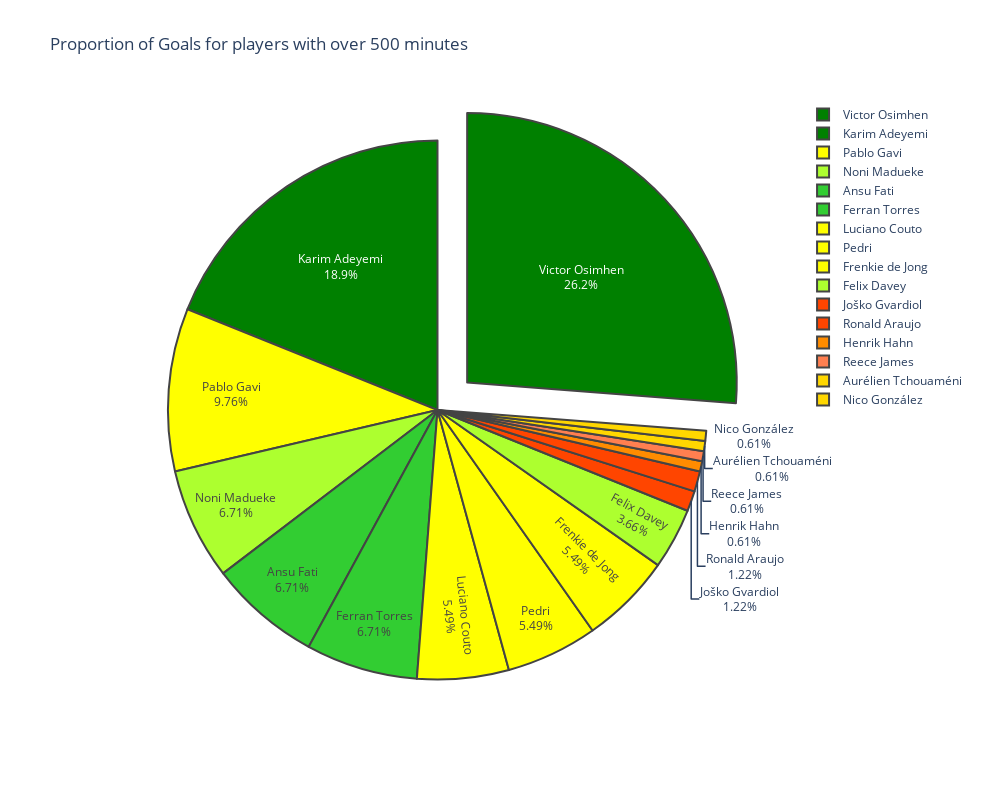
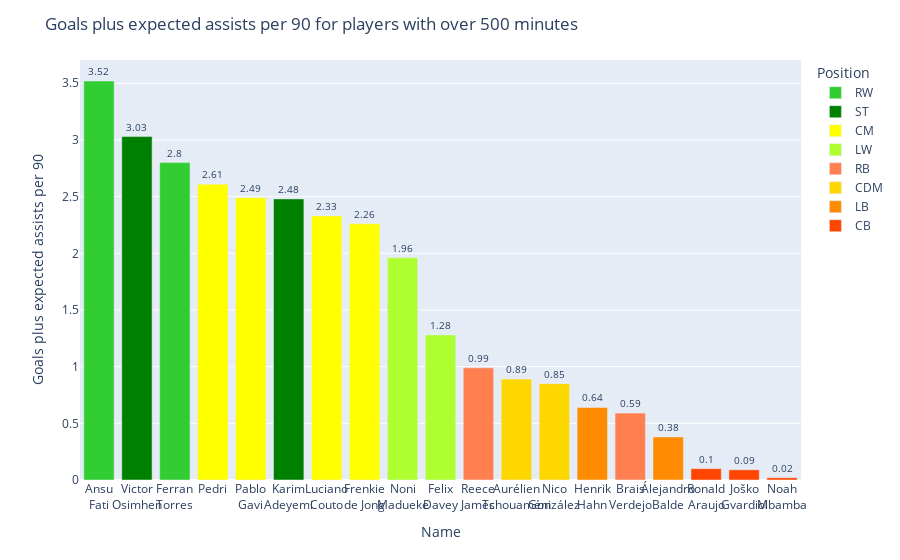
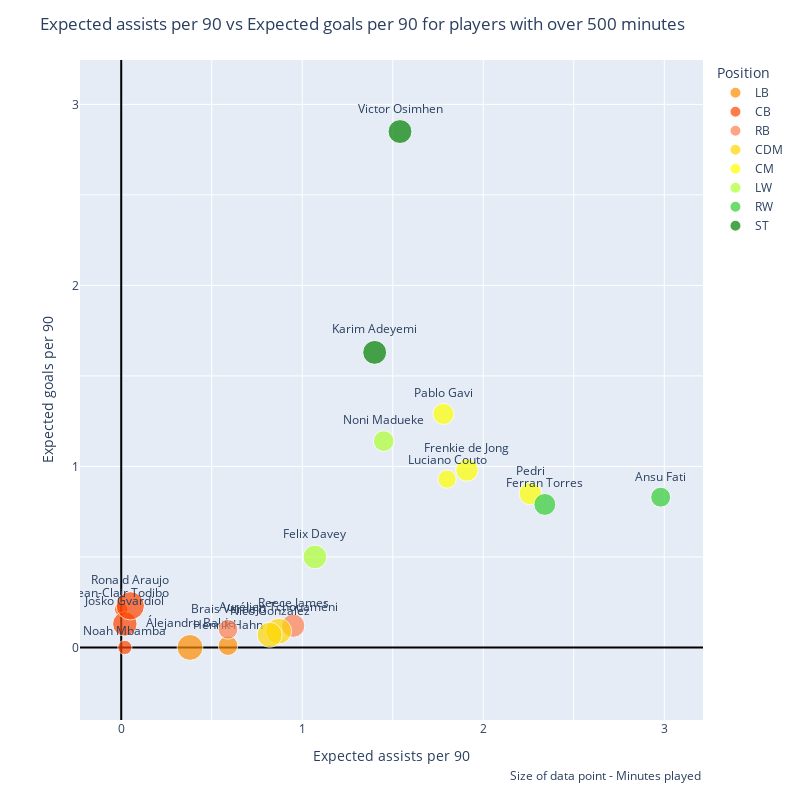
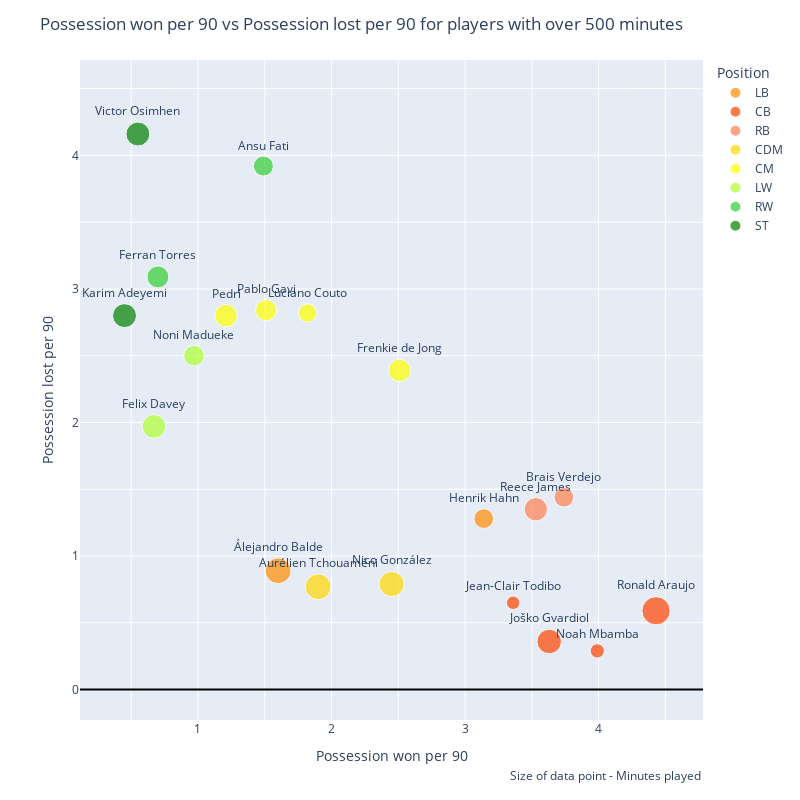

The notebook cell saved with these charts, in order:
### Markdown cell above
### Example graph outputs

### Code cell
pie_chart('Goals', pull_out=1, width=1000)
bar_plot('Goals+xAp90')
diverging_bars('xGp90')
scatter_chart('xAp90', 'xGp90')
scatter_chart('PossessionWonp90', 'PossessionLostp90')
scatter_chart('PossessionWonp90', 'Goals+xAp90')
grouped_bar('Goalsp90', 'xGp90')
bar_plot('PossessionWonp90')

### Figure 1 — Plotly figure (JSON) as saved in the notebook; plotly's stock layout.template omitted (floating-point values rounded to 4 significant figures)
{"data": [{"hovertext": ["Position - ST<br>Minutes played - 2595", "Position - ST<br>Minutes played - 2603", "Position - CM<br>Minutes played - 2029", "Position - LW<br>Minutes played - 1947", "Position - RW<br>Minutes played - 1816", "Position - RW<br>Minutes played - 2185", "Position - CM<br>Minutes played - 1533", "Position - CM<br>Minutes played - 2313", "Position - CM<br>Minutes played - 2294", "Position - LW<br>Minutes played - 2559", "Position - CB<br>Minutes played - 2725", "Position - CB<br>Minutes played - 3633", "Position - LB<br>Minutes played - 1751", "Position - RB<br>Minutes played - 2473", "Position - CDM<br>Minutes played - 3037", "Position - CDM<br>Minutes played - 2864"], "labels": ["Victor Osimhen", "Karim Adeyemi", "Pablo Gavi", "Noni Madueke", "Ansu Fati", "Ferran Torres", "Luciano Couto", "Pedri", "Frenkie de Jong", "Felix Davey", "Joško Gvardiol", "Ronald Araujo", "Henrik Hahn", "Reece James", "Aurélien Tchouaméni", "Nico González"], "marker": {"colors": ["green", "green", "yellow", "greenyellow", "limegreen", "limegreen", "yellow", "yellow", "yellow", "greenyellow", "orangered", "orangered", "darkorange", "coral", "gold", "gold"], "line": {"width": 2}}, "pull": [0.15, 0, 0, 0, 0, 0, 0, 0, 0, 0, 0, 0, 0, 0, 0, 0], "textinfo": "label+percent", "type": "pie", "values": [43, 31, 16, 11, 11, 11, 9, 9, 9, 6, 2, 2, 1, 1, 1, 1]}], "layout": {"height": 800, "title": {"text": "Proportion of Goals for players with over 500 minutes"}, "width": 1000}}

### Figure 2 — Plotly figure (JSON) as saved in the notebook; plotly's stock layout.template omitted (floating-point values rounded to 4 significant figures)
{"data": [{"alignmentgroup": "True", "cliponaxis": false, "customdata": [[1816], [2185]], "hovertemplate": "Position=RW<br>Name=%{x}<br>Goals plus expected assists per 90=%{y}<br>MinutesPlayed=%{customdata[0]}<extra></extra>", "legendgroup": "RW", "marker": {"color": "limegreen", "pattern": {"shape": ""}}, "name": "RW", "offsetgroup": "RW", "orientation": "v", "showlegend": true, "textfont": {"size": 10}, "textposition": "outside", "texttemplate": "%{y}", "type": "bar", "x": ["Ansu<br>Fati", "Ferran<br>Torres"], "xaxis": "x", "y": [3.52, 2.8], "yaxis": "y"}, {"alignmentgroup": "True", "cliponaxis": false, "customdata": [[2595], [2603]], "hovertemplate": "Position=ST<br>Name=%{x}<br>Goals plus expected assists per 90=%{y}<br>MinutesPlayed=%{customdata[0]}<extra></extra>", "legendgroup": "ST", "marker": {"color": "green", "pattern": {"shape": ""}}, "name": "ST", "offsetgroup": "ST", "orientation": "v", "showlegend": true, "textfont": {"size": 10}, "textposition": "outside", "texttemplate": "%{y}", "type": "bar", "x": ["Victor<br>Osimhen", "Karim<br>Adeyemi"], "xaxis": "x", "y": [3.03, 2.48], "yaxis": "y"}, {"alignmentgroup": "True", "cliponaxis": false, "customdata": [[2313], [2029], [1533], [2294]], "hovertemplate": "Position=CM<br>Name=%{x}<br>Goals plus expected assists per 90=%{y}<br>MinutesPlayed=%{customdata[0]}<extra></extra>", "legendgroup": "CM", "marker": {"color": "yellow", "pattern": {"shape": ""}}, "name": "CM", "offsetgroup": "CM", "orientation": "v", "showlegend": true, "textfont": {"size": 10}, "textposition": "outside", "texttemplate": "%{y}", "type": "bar", "x": ["Pedri", "Pablo<br>Gavi", "Luciano<br>Couto", "Frenkie<br>de Jong"], "xaxis": "x", "y": [2.61, 2.49, 2.33, 2.26], "yaxis": "y"}, {"alignmentgroup": "True", "cliponaxis": false, "customdata": [[1947], [2559]], "hovertemplate": "Position=LW<br>Name=%{x}<br>Goals plus expected assists per 90=%{y}<br>MinutesPlayed=%{customdata[0]}<extra></extra>", "legendgroup": "LW", "marker": {"color": "greenyellow", "pattern": {"shape": ""}}, "name": "LW", "offsetgroup": "LW", "orientation": "v", "showlegend": true, "textfont": {"size": 10}, "textposition": "outside", "texttemplate": "%{y}", "type": "bar", "x": ["Noni<br>Madueke", "Felix<br>Davey"], "xaxis": "x", "y": [1.96, 1.28], "yaxis": "y"}, {"alignmentgroup": "True", "cliponaxis": false, "customdata": [[2473], [1756]], "hovertemplate": "Position=RB<br>Name=%{x}<br>Goals plus expected assists per 90=%{y}<br>MinutesPlayed=%{customdata[0]}<extra></extra>", "legendgroup": "RB", "marker": {"color": "coral", "pattern": {"shape": ""}}, "name": "RB", "offsetgroup": "RB", "orientation": "v", "showlegend": true, "textfont": {"size": 10}, "textposition": "outside", "texttemplate": "%{y}", "type": "bar", "x": ["Reece<br>James", "Brais<br>Verdejo"], "xaxis": "x", "y": [0.99, 0.59], "yaxis": "y"}, {"alignmentgroup": "True", "cliponaxis": false, "customdata": [[3037], [2864]], "hovertemplate": "Position=CDM<br>Name=%{x}<br>Goals plus expected assists per 90=%{y}<br>MinutesPlayed=%{customdata[0]}<extra></extra>", "legendgroup": "CDM", "marker": {"color": "gold", "pattern": {"shape": ""}}, "name": "CDM", "offsetgroup": "CDM", "orientation": "v", "showlegend": true, "textfont": {"size": 10}, "textposition": "outside", "texttemplate": "%{y}", "type": "bar", "x": ["Aurélien<br>Tchouaméni", "Nico<br>González"], "xaxis": "x", "y": [0.89, 0.85], "yaxis": "y"}, {"alignmentgroup": "True", "cliponaxis": false, "customdata": [[1751], [3043]], "hovertemplate": "Position=LB<br>Name=%{x}<br>Goals plus expected assists per 90=%{y}<br>MinutesPlayed=%{customdata[0]}<extra></extra>", "legendgroup": "LB", "marker": {"color": "darkorange", "pattern": {"shape": ""}}, "name": "LB", "offsetgroup": "LB", "orientation": "v", "showlegend": true, "textfont": {"size": 10}, "textposition": "outside", "texttemplate": "%{y}", "type": "bar", "x": ["Henrik<br>Hahn", "Álejandro<br>Balde"], "xaxis": "x", "y": [0.64, 0.38], "yaxis": "y"}, {"alignmentgroup": "True", "cliponaxis": false, "customdata": [[3633], [2725], [924]], "hovertemplate": "Position=CB<br>Name=%{x}<br>Goals plus expected assists per 90=%{y}<br>MinutesPlayed=%{customdata[0]}<extra></extra>", "legendgroup": "CB", "marker": {"color": "orangered", "pattern": {"shape": ""}}, "name": "CB", "offsetgroup": "CB", "orientation": "v", "showlegend": true, "textfont": {"size": 10}, "textposition": "outside", "texttemplate": "%{y}", "type": "bar", "x": ["Ronald<br>Araujo", "Joško<br>Gvardiol", "Noah<br>Mbamba"], "xaxis": "x", "y": [0.1, 0.09, 0.02], "yaxis": "y"}], "layout": {"barmode": "relative", "legend": {"title": {"text": "Position"}, "tracegroupgap": 0}, "margin": {"t": 60}, "title": {"text": "Goals plus expected assists per 90 for players with over 500 minutes"}, "xaxis": {"anchor": "y", "categoryorder": "min descending", "domain": [0, 1], "tickangle": 0, "title": {"text": "Name"}}, "yaxis": {"anchor": "x", "domain": [0, 1], "title": {"text": "Goals plus expected assists per 90"}}}}

### Figure 3 — Plotly figure (JSON) as saved in the notebook; plotly's stock layout.template omitted (floating-point values rounded to 4 significant figures)
{"data": [{"customdata": [["Álejandro Balde"], ["Henrik Hahn"]], "hovertemplate": "Position=LB<br>Expected assists per 90=%{x}<br>Expected goals per 90=%{y}<br>Minutes played=%{marker.size}<br>Name=%{customdata[0]}<extra></extra>", "legendgroup": "LB", "marker": {"color": "darkorange", "size": [3043, 1751], "sizemode": "area", "sizeref": 9.082, "symbol": "circle"}, "mode": "markers+text", "name": "LB", "orientation": "v", "showlegend": true, "text": ["Álejandro Balde", "Henrik Hahn"], "textposition": "top center", "type": "scatter", "x": [0.38, 0.59], "xaxis": "x", "y": [0, 0.01], "yaxis": "y"}, {"customdata": [["Jean-Clair Todibo"], ["Joško Gvardiol"], ["Ronald Araujo"], ["Noah Mbamba"]], "hovertemplate": "Position=CB<br>Expected assists per 90=%{x}<br>Expected goals per 90=%{y}<br>Minutes played=%{marker.size}<br>Name=%{customdata[0]}<extra></extra>", "legendgroup": "CB", "marker": {"color": "orangered", "size": [830, 2725, 3633, 924], "sizemode": "area", "sizeref": 9.082, "symbol": "circle"}, "mode": "markers+text", "name": "CB", "orientation": "v", "showlegend": true, "text": ["Jean-Clair Todibo", "Joško Gvardiol", "Ronald Araujo", "Noah Mbamba"], "textposition": "top center", "type": "scatter", "x": [0, 0.02, 0.05, 0.02], "xaxis": "x", "y": [0.21, 0.13, 0.23, 0], "yaxis": "y"}, {"customdata": [["Reece James"], ["Brais Verdejo"]], "hovertemplate": "Position=RB<br>Expected assists per 90=%{x}<br>Expected goals per 90=%{y}<br>Minutes played=%{marker.size}<br>Name=%{customdata[0]}<extra></extra>", "legendgroup": "RB", "marker": {"color": "coral", "size": [2473, 1756], "sizemode": "area", "sizeref": 9.082, "symbol": "circle"}, "mode": "markers+text", "name": "RB", "orientation": "v", "showlegend": true, "text": ["Reece James", "Brais Verdejo"], "textposition": "top center", "type": "scatter", "x": [0.95, 0.59], "xaxis": "x", "y": [0.12, 0.1], "yaxis": "y"}, {"customdata": [["Aurélien Tchouaméni"], ["Nico González"]], "hovertemplate": "Position=CDM<br>Expected assists per 90=%{x}<br>Expected goals per 90=%{y}<br>Minutes played=%{marker.size}<br>Name=%{customdata[0]}<extra></extra>", "legendgroup": "CDM", "marker": {"color": "gold", "size": [3037, 2864], "sizemode": "area", "sizeref": 9.082, "symbol": "circle"}, "mode": "markers+text", "name": "CDM", "orientation": "v", "showlegend": true, "text": ["Aurélien Tchouaméni", "Nico González"], "textposition": "top center", "type": "scatter", "x": [0.87, 0.82], "xaxis": "x", "y": [0.09, 0.07], "yaxis": "y"}, {"customdata": [["Luciano Couto"], ["Pablo Gavi"], ["Pedri"], ["Frenkie de Jong"]], "hovertemplate": "Position=CM<br>Expected assists per 90=%{x}<br>Expected goals per 90=%{y}<br>Minutes played=%{marker.size}<br>Name=%{customdata[0]}<extra></extra>", "legendgroup": "CM", "marker": {"color": "yellow", "size": [1533, 2029, 2313, 2294], "sizemode": "area", "sizeref": 9.082, "symbol": "circle"}, "mode": "markers+text", "name": "CM", "orientation": "v", "showlegend": true, "text": ["Luciano Couto", "Pablo Gavi", "Pedri", "Frenkie de Jong"], "textposition": "top center", "type": "scatter", "x": [1.8, 1.78, 2.26, 1.91], "xaxis": "x", "y": [0.93, 1.29, 0.85, 0.98], "yaxis": "y"}, {"customdata": [["Felix Davey"], ["Noni Madueke"]], "hovertemplate": "Position=LW<br>Expected assists per 90=%{x}<br>Expected goals per 90=%{y}<br>Minutes played=%{marker.size}<br>Name=%{customdata[0]}<extra></extra>", "legendgroup": "LW", "marker": {"color": "greenyellow", "size": [2559, 1947], "sizemode": "area", "sizeref": 9.082, "symbol": "circle"}, "mode": "markers+text", "name": "LW", "orientation": "v", "showlegend": true, "text": ["Felix Davey", "Noni Madueke"], "textposition": "top center", "type": "scatter", "x": [1.07, 1.45], "xaxis": "x", "y": [0.5, 1.14], "yaxis": "y"}, {"customdata": [["Ansu Fati"], ["Ferran Torres"]], "hovertemplate": "Position=RW<br>Expected assists per 90=%{x}<br>Expected goals per 90=%{y}<br>Minutes played=%{marker.size}<br>Name=%{customdata[0]}<extra></extra>", "legendgroup": "RW", "marker": {"color": "limegreen", "size": [1816, 2185], "sizemode": "area", "sizeref": 9.082, "symbol": "circle"}, "mode": "markers+text", "name": "RW", "orientation": "v", "showlegend": true, "text": ["Ansu Fati", "Ferran Torres"], "textposition": "top center", "type": "scatter", "x": [2.98, 2.34], "xaxis": "x", "y": [0.83, 0.79], "yaxis": "y"}, {"customdata": [["Karim Adeyemi"], ["Victor Osimhen"]], "hovertemplate": "Position=ST<br>Expected assists per 90=%{x}<br>Expected goals per 90=%{y}<br>Minutes played=%{marker.size}<br>Name=%{customdata[0]}<extra></extra>", "legendgroup": "ST", "marker": {"color": "green", "size": [2603, 2595], "sizemode": "area", "sizeref": 9.082, "symbol": "circle"}, "mode": "markers+text", "name": "ST", "orientation": "v", "showlegend": true, "text": ["Karim Adeyemi", "Victor Osimhen"], "textposition": "top center", "type": "scatter", "x": [1.4, 1.54], "xaxis": "x", "y": [1.63, 2.85], "yaxis": "y"}], "layout": {"annotations": [{"showarrow": false, "text": "Size of data point - Minutes played", "x": 1, "xanchor": "right", "xref": "paper", "xshift": 0, "y": -0.1, "yanchor": "auto", "yref": "paper", "yshift": 0}], "height": 800, "legend": {"itemsizing": "constant", "title": {"text": "Position"}, "tracegroupgap": 0}, "margin": {"t": 60}, "title": {"text": "Expected assists per 90 vs Expected goals per 90 for players with over 500 minutes"}, "width": 800, "xaxis": {"anchor": "y", "domain": [0, 1], "dtick": 0.5, "scaleanchor": "y", "scaleratio": 1, "tick0": 0, "ticklabelstep": 2, "title": {"text": "Expected assists per 90"}, "zeroline": true, "zerolinecolor": "Black", "zerolinewidth": 2}, "yaxis": {"anchor": "x", "domain": [0, 1], "dtick": 0.5, "scaleanchor": "x", "scaleratio": 1, "tick0": 0, "ticklabelstep": 2, "title": {"text": "Expected goals per 90"}, "zeroline": true, "zerolinecolor": "Black", "zerolinewidth": 2}}}

### Figure 4 — Plotly figure (JSON) as saved in the notebook; plotly's stock layout.template omitted (floating-point values rounded to 4 significant figures)
{"data": [{"customdata": [["Álejandro Balde"], ["Henrik Hahn"]], "hovertemplate": "Position=LB<br>Possession won per 90=%{x}<br>Possession lost per 90=%{y}<br>Minutes played=%{marker.size}<br>Name=%{customdata[0]}<extra></extra>", "legendgroup": "LB", "marker": {"color": "darkorange", "size": [3043, 1751], "sizemode": "area", "sizeref": 9.082, "symbol": "circle"}, "mode": "markers+text", "name": "LB", "orientation": "v", "showlegend": true, "text": ["Álejandro Balde", "Henrik Hahn"], "textposition": "top center", "type": "scatter", "x": [1.6, 3.14], "xaxis": "x", "y": [0.89, 1.28], "yaxis": "y"}, {"customdata": [["Jean-Clair Todibo"], ["Joško Gvardiol"], ["Ronald Araujo"], ["Noah Mbamba"]], "hovertemplate": "Position=CB<br>Possession won per 90=%{x}<br>Possession lost per 90=%{y}<br>Minutes played=%{marker.size}<br>Name=%{customdata[0]}<extra></extra>", "legendgroup": "CB", "marker": {"color": "orangered", "size": [830, 2725, 3633, 924], "sizemode": "area", "sizeref": 9.082, "symbol": "circle"}, "mode": "markers+text", "name": "CB", "orientation": "v", "showlegend": true, "text": ["Jean-Clair Todibo", "Joško Gvardiol", "Ronald Araujo", "Noah Mbamba"], "textposition": "top center", "type": "scatter", "x": [3.36, 3.63, 4.43, 3.99], "xaxis": "x", "y": [0.65, 0.36, 0.59, 0.29], "yaxis": "y"}, {"customdata": [["Reece James"], ["Brais Verdejo"]], "hovertemplate": "Position=RB<br>Possession won per 90=%{x}<br>Possession lost per 90=%{y}<br>Minutes played=%{marker.size}<br>Name=%{customdata[0]}<extra></extra>", "legendgroup": "RB", "marker": {"color": "coral", "size": [2473, 1756], "sizemode": "area", "sizeref": 9.082, "symbol": "circle"}, "mode": "markers+text", "name": "RB", "orientation": "v", "showlegend": true, "text": ["Reece James", "Brais Verdejo"], "textposition": "top center", "type": "scatter", "x": [3.53, 3.74], "xaxis": "x", "y": [1.35, 1.44], "yaxis": "y"}, {"customdata": [["Aurélien Tchouaméni"], ["Nico González"]], "hovertemplate": "Position=CDM<br>Possession won per 90=%{x}<br>Possession lost per 90=%{y}<br>Minutes played=%{marker.size}<br>Name=%{customdata[0]}<extra></extra>", "legendgroup": "CDM", "marker": {"color": "gold", "size": [3037, 2864], "sizemode": "area", "sizeref": 9.082, "symbol": "circle"}, "mode": "markers+text", "name": "CDM", "orientation": "v", "showlegend": true, "text": ["Aurélien Tchouaméni", "Nico González"], "textposition": "top center", "type": "scatter", "x": [1.9, 2.45], "xaxis": "x", "y": [0.77, 0.79], "yaxis": "y"}, {"customdata": [["Luciano Couto"], ["Pablo Gavi"], ["Pedri"], ["Frenkie de Jong"]], "hovertemplate": "Position=CM<br>Possession won per 90=%{x}<br>Possession lost per 90=%{y}<br>Minutes played=%{marker.size}<br>Name=%{customdata[0]}<extra></extra>", "legendgroup": "CM", "marker": {"color": "yellow", "size": [1533, 2029, 2313, 2294], "sizemode": "area", "sizeref": 9.082, "symbol": "circle"}, "mode": "markers+text", "name": "CM", "orientation": "v", "showlegend": true, "text": ["Luciano Couto", "Pablo Gavi", "Pedri", "Frenkie de Jong"], "textposition": "top center", "type": "scatter", "x": [1.82, 1.51, 1.21, 2.51], "xaxis": "x", "y": [2.82, 2.84, 2.8, 2.39], "yaxis": "y"}, {"customdata": [["Felix Davey"], ["Noni Madueke"]], "hovertemplate": "Position=LW<br>Possession won per 90=%{x}<br>Possession lost per 90=%{y}<br>Minutes played=%{marker.size}<br>Name=%{customdata[0]}<extra></extra>", "legendgroup": "LW", "marker": {"color": "greenyellow", "size": [2559, 1947], "sizemode": "area", "sizeref": 9.082, "symbol": "circle"}, "mode": "markers+text", "name": "LW", "orientation": "v", "showlegend": true, "text": ["Felix Davey", "Noni Madueke"], "textposition": "top center", "type": "scatter", "x": [0.67, 0.97], "xaxis": "x", "y": [1.97, 2.5], "yaxis": "y"}, {"customdata": [["Ansu Fati"], ["Ferran Torres"]], "hovertemplate": "Position=RW<br>Possession won per 90=%{x}<br>Possession lost per 90=%{y}<br>Minutes played=%{marker.size}<br>Name=%{customdata[0]}<extra></extra>", "legendgroup": "RW", "marker": {"color": "limegreen", "size": [1816, 2185], "sizemode": "area", "sizeref": 9.082, "symbol": "circle"}, "mode": "markers+text", "name": "RW", "orientation": "v", "showlegend": true, "text": ["Ansu Fati", "Ferran Torres"], "textposition": "top center", "type": "scatter", "x": [1.49, 0.7], "xaxis": "x", "y": [3.92, 3.09], "yaxis": "y"}, {"customdata": [["Karim Adeyemi"], ["Victor Osimhen"]], "hovertemplate": "Position=ST<br>Possession won per 90=%{x}<br>Possession lost per 90=%{y}<br>Minutes played=%{marker.size}<br>Name=%{customdata[0]}<extra></extra>", "legendgroup": "ST", "marker": {"color": "green", "size": [2603, 2595], "sizemode": "area", "sizeref": 9.082, "symbol": "circle"}, "mode": "markers+text", "name": "ST", "orientation": "v", "showlegend": true, "text": ["Karim Adeyemi", "Victor Osimhen"], "textposition": "top center", "type": "scatter", "x": [0.45, 0.55], "xaxis": "x", "y": [2.8, 4.16], "yaxis": "y"}], "layout": {"annotations": [{"showarrow": false, "text": "Size of data point - Minutes played", "x": 1, "xanchor": "right", "xref": "paper", "xshift": 0, "y": -0.1, "yanchor": "auto", "yref": "paper", "yshift": 0}], "height": 800, "legend": {"itemsizing": "constant", "title": {"text": "Position"}, "tracegroupgap": 0}, "margin": {"t": 60}, "title": {"text": "Possession won per 90 vs Possession lost per 90 for players with over 500 minutes"}, "width": 800, "xaxis": {"anchor": "y", "domain": [0, 1], "dtick": 0.5, "scaleanchor": "y", "scaleratio": 1, "tick0": 0, "ticklabelstep": 2, "title": {"text": "Possession won per 90"}, "zeroline": true, "zerolinecolor": "Black", "zerolinewidth": 2}, "yaxis": {"anchor": "x", "domain": [0, 1], "dtick": 0.5, "scaleanchor": "x", "scaleratio": 1, "tick0": 0, "ticklabelstep": 2, "title": {"text": "Possession lost per 90"}, "zeroline": true, "zerolinecolor": "Black", "zerolinewidth": 2}}}
